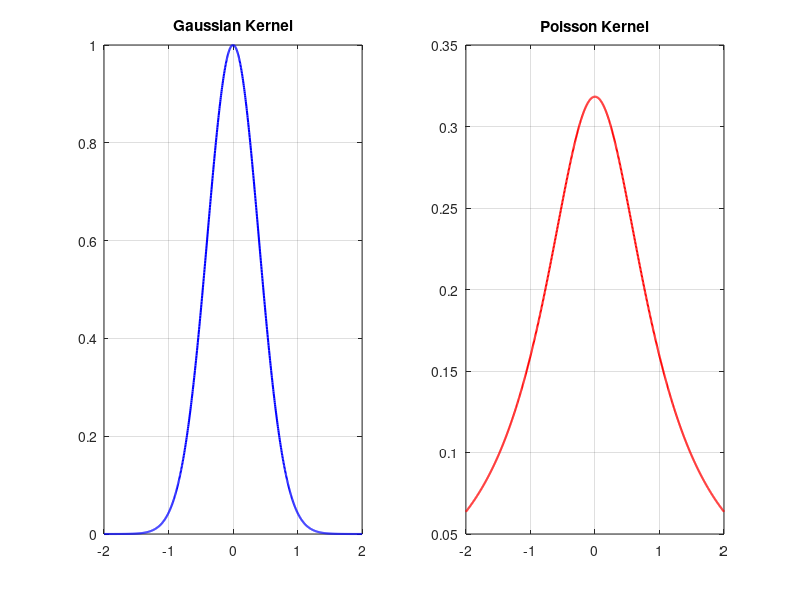

Here is the MATLAB script that generated this plot:
%% Mollifiers: plot of gauss and poisson kernel
%% Figure 1.2

gauss = @(x) exp(-pi*abs(x).^2);
poisson = @(x) 1/pi*1./(1+x.^2);

xh = linspace(-2,2,1000);

subplot(1,2,1);
plot(xh,gauss(xh),"Color","blue","LineWidth",1.5);
title("Gaussian Kernel");
grid on; 
subplot(1,2,2);
plot(xh,poisson(xh),"Color","red","LineWidth",1.5);
title("Poisson Kernel");
grid on;